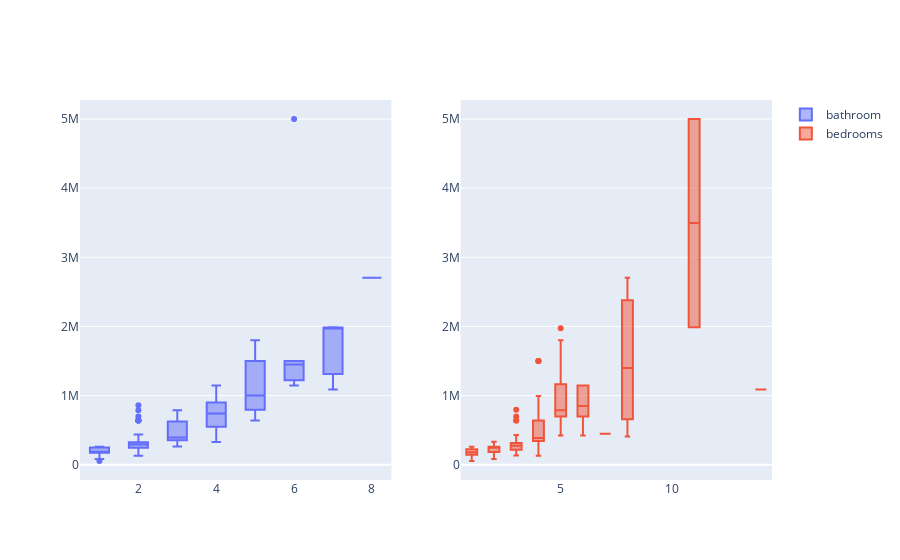
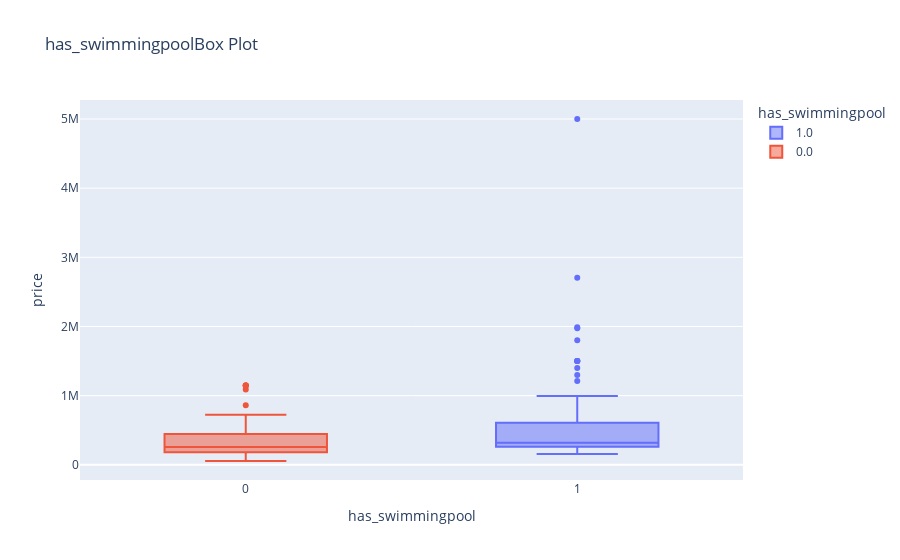

Notebook code cell kept with these figures, in order:
### Code cell
fig2 = make_subplots(rows=1,cols=2)
fig2.add_box(x=data['bath_number'],y=data['price'],row=1,col=1,name='bathroom')
fig2.add_box(x=data['room_number'],y=data['price'],row=1,col=2,name='bedrooms')
fig2.show()

fig3 = px.box(data,x='has_swimmingpool',y='price',color='has_swimmingpool',title='has_swimmingpoolBox Plot')
fig3.show()

### Figure 1 — Plotly figure (JSON) as saved in the notebook; plotly's stock layout.template omitted (floating-point values rounded to 4 significant figures; data arrays with more than 128 entries replaced by an {"elided": "..."} marker saying what was removed)
{"data": [{"name": "bathroom", "type": "box", "x": {"elided": "187 int values"}, "xaxis": "x", "y": {"elided": "187 int values"}, "yaxis": "y"}, {"name": "bedrooms", "type": "box", "x": {"elided": "187 int values"}, "xaxis": "x2", "y": {"elided": "187 int values"}, "yaxis": "y2"}], "layout": {"autosize": true, "xaxis": {"anchor": "y", "autorange": true, "domain": [0, 0.45], "range": [0.5, 8.5], "type": "linear"}, "xaxis2": {"anchor": "y2", "autorange": true, "domain": [0.55, 1], "range": [0.5, 14.5], "type": "linear"}, "yaxis": {"anchor": "x", "autorange": true, "domain": [0, 1], "range": [-219800.0, 5275000.0], "type": "linear"}, "yaxis2": {"anchor": "x2", "autorange": true, "domain": [0, 1], "range": [-219800.0, 5275000.0], "type": "linear"}}}

### Figure 2 — Plotly figure (JSON) as saved in the notebook; plotly's stock layout.template omitted (floating-point values rounded to 4 significant figures; data arrays with more than 128 entries replaced by an {"elided": "..."} marker saying what was removed)
{"data": [{"alignmentgroup": "True", "hovertemplate": "has_swimmingpool=%{x}<br>price=%{y}<extra></extra>", "legendgroup": "1.0", "marker": {"color": "#636efa"}, "name": "1.0", "notched": false, "offsetgroup": "1.0", "orientation": "v", "showlegend": true, "type": "box", "x": {"elided": "137 int values"}, "x0": " ", "xaxis": "x", "y": {"elided": "137 int values"}, "y0": " ", "yaxis": "y"}, {"alignmentgroup": "True", "hovertemplate": "has_swimmingpool=%{x}<br>price=%{y}<extra></extra>", "legendgroup": "0.0", "marker": {"color": "#EF553B"}, "name": "0.0", "notched": false, "offsetgroup": "0.0", "orientation": "v", "showlegend": true, "type": "box", "x": [0, 0, 0, 0, 0, 0, 0, 0, 0, 0, 0, 0, 0, 0, 0, 0, 0, 0, 0, 0, 0, 0, 0, 0, 0, 0, 0, 0, 0, 0, 0, 0, 0, 0, 0, 0, 0, 0, 0, 0, 0, 0, 0, 0, 0, 0, 0, 0, 0, 0], "x0": " ", "xaxis": "x", "y": [625000, 256500, 256500, 262181, 275730, 135000, 1148000, 205000, 1148000, 129900, 182100, 299990, 639000, 54900, 410000, 249900, 139900, 172000, 180000, 160000, 205000, 725000, 299000, 430000, 162000, 860000, 639000, 173000, 340000, 359000, 255000, 310000, 260000, 215000, 449900, 85000, 182100, 182100, 256500, 1148000, 182100, 1089800, 1148000, 256500, 189500, 264500, 445000, 215000, 256500, 595000], "y0": " ", "yaxis": "y"}], "layout": {"autosize": true, "boxmode": "overlay", "legend": {"title": {"text": "has_swimmingpool"}, "tracegroupgap": 0}, "title": {"text": "has_swimmingpoolBox Plot"}, "xaxis": {"anchor": "y", "autorange": true, "categoryarray": [1, 0], "categoryorder": "array", "domain": [0, 1], "range": [-0.5, 1.5], "title": {"text": "has_swimmingpool"}, "type": "linear"}, "yaxis": {"anchor": "x", "autorange": true, "domain": [0, 1], "range": [-219800.0, 5275000.0], "title": {"text": "price"}, "type": "linear"}}}
